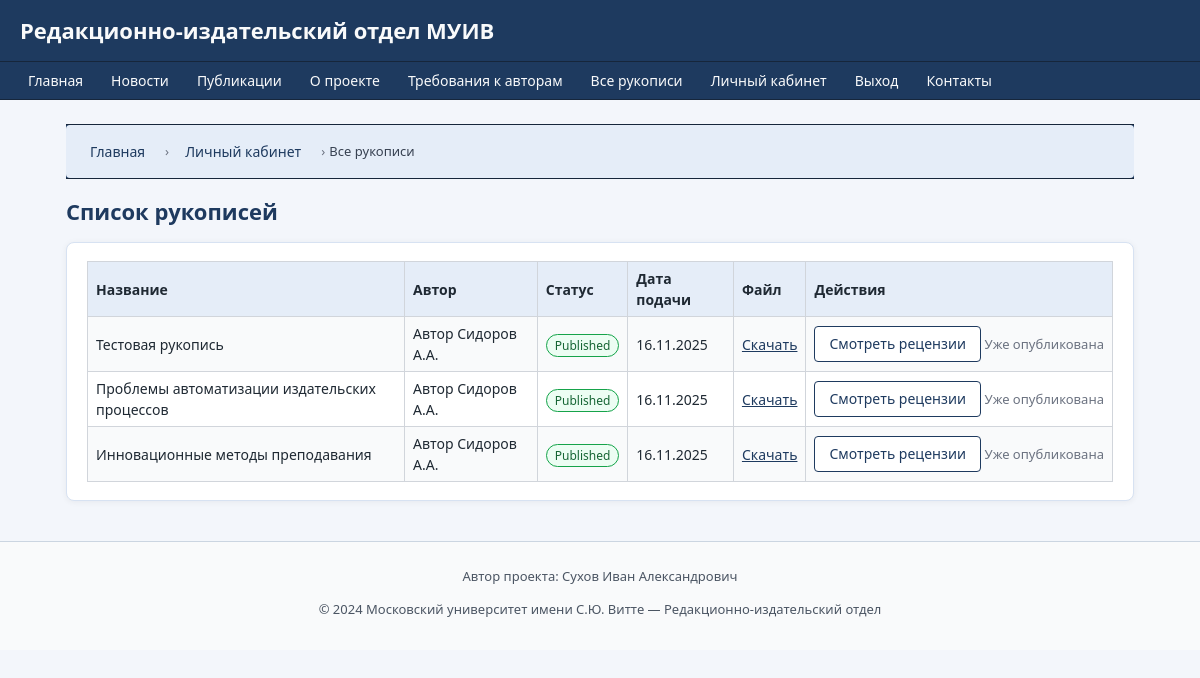
The page /manuscripts (signed in) on the database as committed earlier.
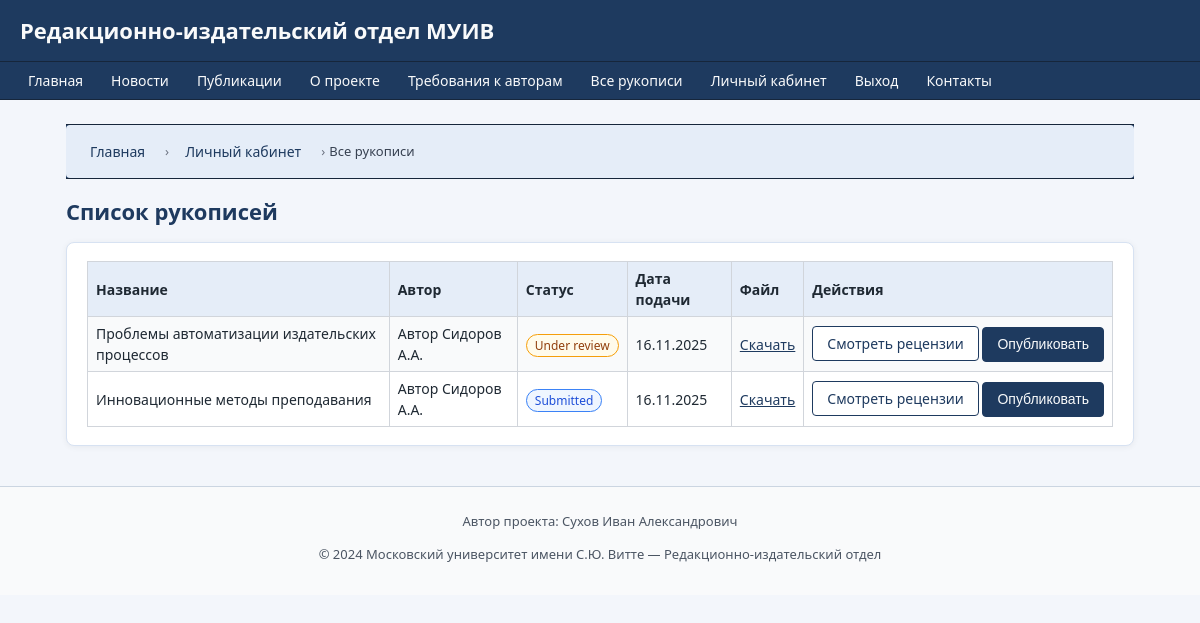
The same page on the database as committed later.
### models.py (models this page shows)
class Manuscript(db.Model):
    __tablename__ = 'manuscripts'
    id = db.Column(db.Integer, primary_key=True)
    title = db.Column(db.String(256), nullable=False)
    description = db.Column(db.Text)
    file_path = db.Column(db.String(256), nullable=False)
    status = db.Column(db.String(32), nullable=False, default='submitted')
    created_at = db.Column(db.DateTime, default=datetime.utcnow)
    updated_at = db.Column(db.DateTime, default=datetime.utcnow, onupdate=datetime.utcnow)
    author_id = db.Column(db.Integer, db.ForeignKey('users.id'), nullable=False)
    publication_id = db.Column(db.Integer, db.ForeignKey('publications.id'), nullable=True)
    reviews = db.relationship('Review', backref='manuscript', lazy=True)
    history = db.relationship('ManuscriptHistory',
                              backref='manuscript',
                              lazy=True,
                              order_by='ManuscriptHistory.created_at')

class User(db.Model):
    __tablename__ = 'users'
    id = db.Column(db.Integer, primary_key=True)
    full_name = db.Column(db.String(128), nullable=False)
    email = db.Column(db.String(128), unique=True, nullable=False)
    password_hash = db.Column(db.String(128), nullable=False)
    role = db.Column(db.String(32), nullable=False)  # author, staff, reviewer, admin
    registered_at = db.Column(db.DateTime, default=datetime.utcnow)
    is_blocked = db.Column(db.Boolean, default=False)
    manuscripts = db.relationship('Manuscript', backref='author', lazy=True)
    reviews_made = db.relationship('Review', foreign_keys='Review.reviewer_id',
                                   backref='reviewer_user', lazy=True)
    messages_sent = db.relationship('Message', backref='sender', lazy=True)
    history_entries = db.relationship('ManuscriptHistory',
                                      backref='actor',
                                      lazy=True,
                                      foreign_keys='ManuscriptHistory.actor_id')

### routes.py (the view)
@routes.route('/manuscripts')
@login_required()
def manuscript_list():
    user = current_user()
    if user.role == 'staff':
        manuscripts = Manuscript.query.order_by(Manuscript.created_at.desc()).all()
        crumbs_title = "Все рукописи"
    elif user.role == 'reviewer':
        manuscripts = [r.manuscript for r in Review.query.filter_by(reviewer_id=user.id).all()]
        crumbs_title = "Рецензирование"
    else:
        abort(403)
    return render_template(
        'manuscripts/manuscript_list.html',
        manuscripts=manuscripts,
        user=user,
        breadcrumbs=[
            ("Главная", url_for('routes.index')),
            ("Личный кабинет", url_for('routes.lk')),
            (crumbs_title, None)
        ]
    )

### routes.py (called while the page is built)
def current_user():
    uid = session.get('user_id')
    if uid:
        return User.query.get(uid)
    return None

def login_required(role=None):
    def wrapper(f):
        from functools import wraps
        @wraps(f)
        def decorated_function(*args, **kwargs):
            user = current_user()
            if not user:
                flash("Для доступа требуется вход.", "warning")
                return redirect(url_for('routes.login'))
            if role and user.role != role:
                flash("Недостаточно прав.", "danger")
                return redirect(url_for('routes.index'))
            return f(*args, **kwargs)
        return decorated_function
    return wrapper

### templates/manuscripts/manuscript_list.html (shortened to what this page needs)
{% extends "base.html" %}
{% block content %}
<h2>
    {% if user.role == 'staff' %}
        Список рукописей
    {% elif user.role == 'reviewer' %}
        Рукописи для рецензирования
    {% else %}
        Рукописи
    {% endif %}
</h2>
<div class="card">
    {% if manuscripts %}
        <table class="table-striped">
            <tr>
                <th>Название</th>
                {% if user.role == 'staff' %}
                    <th>Автор</th>
                {% endif %}
                <th>Статус</th>
                <th>Дата подачи</th>
                <th>Файл</th>
                <th>
                    {% if user.role == 'staff' %}
                        Действия
                    {% else %}
                        Рецензии
                    {% endif %}
                </th>
            </tr>
            {% for m in manuscripts %}
            <tr>
                <td>{{ m.title }}</td>
                {% if user.role == 'staff' %}
                    <td>{{ m.author.full_name if m.author else "—" }}</td>
                {% endif %}
                <td>
                    <span class="manuscript-status status-{{ m.status }}">
                        {{ m.status|replace('_', ' ')|capitalize }}
                    </span>
                </td>
                <td>
                    {% if m.created_at %}
                        {{ m.created_at.strftime('%d.%m.%Y') }}
                    {% endif %}
                </td>
                <td>
                    {% if m.file_path %}
                        <a href="{{ url_for('routes.media',
                                            filename=m.file_path[6:] if m.file_path.startswith('media/') else m.file_path) }}"
                           target="_blank">
                            Скачать
                        </a>
                    {% else %}
                        —
                    {% endif %}
                </td>
                <td style="white-space: nowrap;">
                    {% if user.role == 'reviewer' %}
                        <a href="{{ url_for('routes.review_form', manuscript_id=m.id) }}"
                           class="btn btn-outline">
                            Рецензировать
                        </a>
                    {% elif user.role == 'staff' %}
                        <a href="{{ url_for('routes.review_list', manuscript_id=m.id) }}"
                           class="btn btn-outline">
                            Смотреть рецензии
                        </a>
                        {% if m.status != 'published' %}
                            <form action="{{ url_for('routes.publish_manuscript', manuscript_id=m.id) }}"
                                  method="post"
                                  style="display:inline;">
                                <button type="submit" class="btn btn-primary">
                                    Опубликовать
                                </button>
                            </form>
                        {% else %}
                            <span class="hint">Уже опубликована</span>
                        {% endif %}
                    {% endif %}
                </td>
            </tr>
            {% endfor %}
        </table>
    {% else %}
        <p>Рукописи не найдены.</p>
    {% endif %}
</div>
{% endblock %}

Rows that differ between the two databases and show on the page:
removed Manuscript: title "Тестовая рукопись", author "Автор Сидоров А.А.", status "Published", created_at "16.11.2025", shows "Уже опубликована"
changed Manuscript "Проблемы автоматизации издательских процессов": status "Published" → "Under review"; status "Уже опубликована" → "Опубликовать"
changed Manuscript "Инновационные методы преподавания": status "Published" → "Submitted"; status "Уже опубликована" → "Опубликовать"
